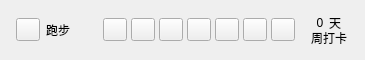
<?xml version="1.0" encoding="UTF-8"?>
<ui version="4.0">
 <class>HabitItem</class>
 <widget class="QWidget" name="HabitItem">
  <property name="geometry">
   <rect>
    <x>0</x>
    <y>0</y>
    <width>365</width>
    <height>60</height>
   </rect>
  </property>
  <property name="sizePolicy">
   <sizepolicy hsizetype="Preferred" vsizetype="Preferred">
    <horstretch>0</horstretch>
    <verstretch>0</verstretch>
   </sizepolicy>
  </property>
  <property name="minimumSize">
   <size>
    <width>0</width>
    <height>50</height>
   </size>
  </property>
  <property name="focusPolicy">
   <enum>Qt::NoFocus</enum>
  </property>
  <property name="windowTitle">
   <string>Form</string>
  </property>
  <layout class="QVBoxLayout" name="verticalLayout">
   <property name="leftMargin">
    <number>0</number>
   </property>
   <property name="topMargin">
    <number>0</number>
   </property>
   <property name="rightMargin">
    <number>0</number>
   </property>
   <property name="bottomMargin">
    <number>0</number>
   </property>
   <item>
    <widget class="QWidget" name="mainWidget" native="true">
     <property name="minimumSize">
      <size>
       <width>30</width>
       <height>0</height>
      </size>
     </property>
     <layout class="QHBoxLayout" name="horizontalLayout">
      <property name="leftMargin">
       <number>16</number>
      </property>
      <property name="topMargin">
       <number>0</number>
      </property>
      <property name="rightMargin">
       <number>8</number>
      </property>
      <property name="bottomMargin">
       <number>0</number>
      </property>
      <item>
       <widget class="QToolButton" name="imgBtn">
        <property name="text">
         <string/>
        </property>
       </widget>
      </item>
      <item>
       <widget class="QLabel" name="nameLabel">
        <property name="text">
         <string>跑步</string>
        </property>
       </widget>
      </item>
      <item>
       <spacer name="horizontalSpacer">
        <property name="orientation">
         <enum>Qt::Horizontal</enum>
        </property>
        <property name="sizeHint" stdset="0">
         <size>
          <width>51</width>
          <height>20</height>
         </size>
        </property>
       </spacer>
      </item>
      <item>
       <widget class="QWidget" name="weekWidget" native="true">
        <property name="enabled">
         <bool>true</bool>
        </property>
        <layout class="QHBoxLayout" name="weekLayout">
         <property name="spacing">
          <number>4</number>
         </property>
         <property name="leftMargin">
          <number>0</number>
         </property>
         <property name="topMargin">
          <number>0</number>
         </property>
         <property name="rightMargin">
          <number>0</number>
         </property>
         <property name="bottomMargin">
          <number>0</number>
         </property>
         <item>
          <widget class="WeekToolButton" name="weekBtn1">
           <property name="text">
            <string/>
           </property>
          </widget>
         </item>
         <item>
          <widget class="WeekToolButton" name="weekBtn2">
           <property name="text">
            <string/>
           </property>
          </widget>
         </item>
         <item>
          <widget class="WeekToolButton" name="weekBtn3">
           <property name="text">
            <string/>
           </property>
          </widget>
         </item>
         <item>
          <widget class="WeekToolButton" name="weekBtn4">
           <property name="text">
            <string/>
           </property>
          </widget>
         </item>
         <item>
          <widget class="WeekToolButton" name="weekBtn5">
           <property name="text">
            <string/>
           </property>
          </widget>
         </item>
         <item>
          <widget class="WeekToolButton" name="weekBtn6">
           <property name="text">
            <string/>
           </property>
          </widget>
         </item>
         <item>
          <widget class="WeekToolButton" name="weekBtn7">
           <property name="text">
            <string/>
           </property>
          </widget>
         </item>
        </layout>
       </widget>
      </item>
      <item>
       <widget class="QWidget" name="ratioWidget" native="true">
        <property name="minimumSize">
         <size>
          <width>0</width>
          <height>0</height>
         </size>
        </property>
        <property name="maximumSize">
         <size>
          <width>16777215</width>
          <height>30</height>
         </size>
        </property>
        <layout class="QVBoxLayout" name="verticalLayout_2">
         <property name="spacing">
          <number>0</number>
         </property>
         <property name="leftMargin">
          <number>10</number>
         </property>
         <property name="topMargin">
          <number>0</number>
         </property>
         <property name="rightMargin">
          <number>10</number>
         </property>
         <property name="bottomMargin">
          <number>0</number>
         </property>
         <item>
          <widget class="QWidget" name="widget" native="true">
           <property name="minimumSize">
            <size>
             <width>0</width>
             <height>0</height>
            </size>
           </property>
           <layout class="QHBoxLayout" name="horizontalLayout_2">
            <property name="spacing">
             <number>0</number>
            </property>
            <property name="leftMargin">
             <number>0</number>
            </property>
            <property name="topMargin">
             <number>0</number>
            </property>
            <property name="rightMargin">
             <number>0</number>
            </property>
            <property name="bottomMargin">
             <number>0</number>
            </property>
            <item>
             <widget class="QLabel" name="countLabel">
              <property name="minimumSize">
               <size>
                <width>0</width>
                <height>0</height>
               </size>
              </property>
              <property name="text">
               <string>0</string>
              </property>
              <property name="alignment">
               <set>Qt::AlignCenter</set>
              </property>
             </widget>
            </item>
            <item>
             <widget class="QLabel" name="dayLabel">
              <property name="text">
               <string>天</string>
              </property>
             </widget>
            </item>
           </layout>
          </widget>
         </item>
         <item>
          <widget class="QLabel" name="textLabel">
           <property name="text">
            <string>周打卡</string>
           </property>
           <property name="alignment">
            <set>Qt::AlignCenter</set>
           </property>
          </widget>
         </item>
        </layout>
       </widget>
      </item>
     </layout>
    </widget>
   </item>
  </layout>
 </widget>
 <customwidgets>
  <customwidget>
   <class>WeekToolButton</class>
   <extends>QToolButton</extends>
   <header>weektoolbutton.h</header>
  </customwidget>
 </customwidgets>
 <resources/>
 <connections/>
</ui>
